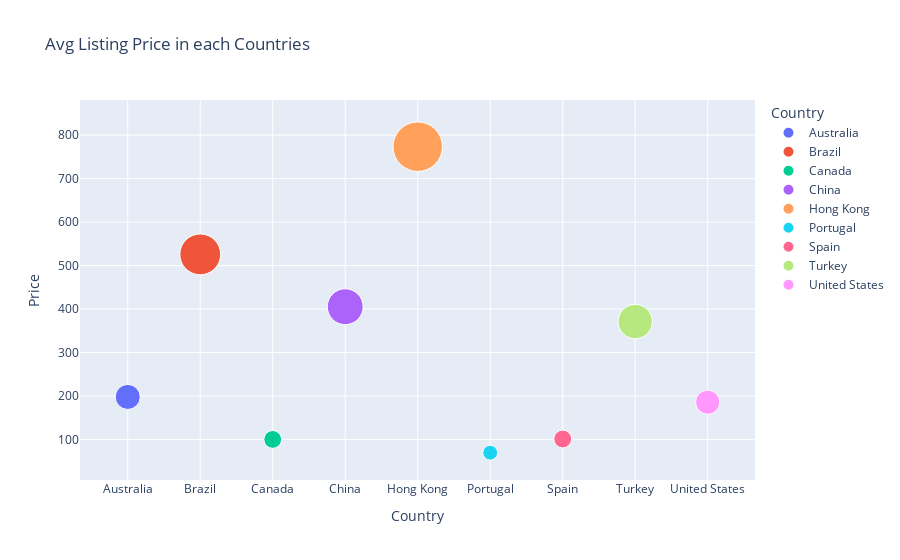

Notebook source saved alongside this figure:
### Code cell
# Average  Price in each Countries

fig = px.scatter(data_frame = country_df,
           x = 'Country', y = 'Price',
           color = 'Country',
           size = 'Price',
           opacity = 1,
           size_max = 35,
           title = 'Avg Listing Price in each Countries')
fig.show()

### Figure 1 — Plotly figure (JSON) as saved in the notebook; plotly's stock layout.template omitted (floating-point values rounded to 4 significant figures)
{"data": [{"hovertemplate": "Country=%{x}<br>Price=%{marker.size}<extra></extra>", "legendgroup": "Australia", "marker": {"color": "#636efa", "opacity": 1, "size": [197.8], "sizemode": "area", "sizeref": 0.6314, "symbol": "circle"}, "mode": "markers", "name": "Australia", "orientation": "v", "showlegend": true, "type": "scatter", "x": ["Australia"], "xaxis": "x", "y": [197.8], "yaxis": "y"}, {"hovertemplate": "Country=%{x}<br>Price=%{marker.size}<extra></extra>", "legendgroup": "Brazil", "marker": {"color": "#EF553B", "opacity": 1, "size": [525.8], "sizemode": "area", "sizeref": 0.6314, "symbol": "circle"}, "mode": "markers", "name": "Brazil", "orientation": "v", "showlegend": true, "type": "scatter", "x": ["Brazil"], "xaxis": "x", "y": [525.8], "yaxis": "y"}, {"hovertemplate": "Country=%{x}<br>Price=%{marker.size}<extra></extra>", "legendgroup": "Canada", "marker": {"color": "#00cc96", "opacity": 1, "size": [100.0], "sizemode": "area", "sizeref": 0.6314, "symbol": "circle"}, "mode": "markers", "name": "Canada", "orientation": "v", "showlegend": true, "type": "scatter", "x": ["Canada"], "xaxis": "x", "y": [100.0], "yaxis": "y"}, {"hovertemplate": "Country=%{x}<br>Price=%{marker.size}<extra></extra>", "legendgroup": "China", "marker": {"color": "#ab63fa", "opacity": 1, "size": [405.4], "sizemode": "area", "sizeref": 0.6314, "symbol": "circle"}, "mode": "markers", "name": "China", "orientation": "v", "showlegend": true, "type": "scatter", "x": ["China"], "xaxis": "x", "y": [405.4], "yaxis": "y"}, {"hovertemplate": "Country=%{x}<br>Price=%{marker.size}<extra></extra>", "legendgroup": "Hong Kong", "marker": {"color": "#FFA15A", "opacity": 1, "size": [773.5], "sizemode": "area", "sizeref": 0.6314, "symbol": "circle"}, "mode": "markers", "name": "Hong Kong", "orientation": "v", "showlegend": true, "type": "scatter", "x": ["Hong Kong"], "xaxis": "x", "y": [773.5], "yaxis": "y"}, {"hovertemplate": "Country=%{x}<br>Price=%{marker.size}<extra></extra>", "legendgroup": "Portugal", "marker": {"color": "#19d3f3", "opacity": 1, "size": [69.5], "sizemode": "area", "sizeref": 0.6314, "symbol": "circle"}, "mode": "markers", "name": "Portugal", "orientation": "v", "showlegend": true, "type": "scatter", "x": ["Portugal"], "xaxis": "x", "y": [69.5], "yaxis": "y"}, {"hovertemplate": "Country=%{x}<br>Price=%{marker.size}<extra></extra>", "legendgroup": "Spain", "marker": {"color": "#FF6692", "opacity": 1, "size": [101.0], "sizemode": "area", "sizeref": 0.6314, "symbol": "circle"}, "mode": "markers", "name": "Spain", "orientation": "v", "showlegend": true, "type": "scatter", "x": ["Spain"], "xaxis": "x", "y": [101.0], "yaxis": "y"}, {"hovertemplate": "Country=%{x}<br>Price=%{marker.size}<extra></extra>", "legendgroup": "Turkey", "marker": {"color": "#B6E880", "opacity": 1, "size": [371.2], "sizemode": "area", "sizeref": 0.6314, "symbol": "circle"}, "mode": "markers", "name": "Turkey", "orientation": "v", "showlegend": true, "type": "scatter", "x": ["Turkey"], "xaxis": "x", "y": [371.2], "yaxis": "y"}, {"hovertemplate": "Country=%{x}<br>Price=%{marker.size}<extra></extra>", "legendgroup": "United States", "marker": {"color": "#FF97FF", "opacity": 1, "size": [185.7], "sizemode": "area", "sizeref": 0.6314, "symbol": "circle"}, "mode": "markers", "name": "United States", "orientation": "v", "showlegend": true, "type": "scatter", "x": ["United States"], "xaxis": "x", "y": [185.7], "yaxis": "y"}], "layout": {"legend": {"itemsizing": "constant", "title": {"text": "Country"}, "tracegroupgap": 0}, "title": {"text": "Avg Listing Price in each Countries"}, "xaxis": {"anchor": "y", "categoryarray": ["Australia", "Brazil", "Canada", "China", "Hong Kong", "Portugal", "Spain", "Turkey", "United States"], "categoryorder": "array", "domain": [0, 1], "title": {"text": "Country"}}, "yaxis": {"anchor": "x", "domain": [0, 1], "title": {"text": "Price"}}}}
